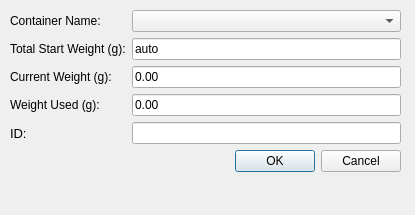
<?xml version="1.0" encoding="UTF-8"?>
<ui version="4.0">
 <class>Dialog</class>
 <widget class="QDialog" name="Dialog">
  <property name="geometry">
   <rect>
    <x>0</x>
    <y>0</y>
    <width>415</width>
    <height>215</height>
   </rect>
  </property>
  <property name="windowTitle">
   <string>Dialog</string>
  </property>
  <widget class="QWidget" name="formLayoutWidget">
   <property name="geometry">
    <rect>
     <x>10</x>
     <y>10</y>
     <width>391</width>
     <height>191</height>
    </rect>
   </property>
   <layout class="QFormLayout" name="formLayout">
    <item row="0" column="0">
     <widget class="QLabel" name="label_9">
      <property name="text">
       <string>Container Name:</string>
      </property>
     </widget>
    </item>
    <item row="0" column="1">
     <widget class="QComboBox" name="productBox"/>
    </item>
    <item row="1" column="0">
     <widget class="QLabel" name="label_3">
      <property name="text">
       <string>Total Start Weight (g):</string>
      </property>
     </widget>
    </item>
    <item row="1" column="1">
     <widget class="QLineEdit" name="lineStartWeight">
      <property name="text">
       <string>auto</string>
      </property>
     </widget>
    </item>
    <item row="2" column="0">
     <widget class="QLabel" name="label_4">
      <property name="text">
       <string>Current Weight (g):</string>
      </property>
     </widget>
    </item>
    <item row="2" column="1">
     <widget class="QLineEdit" name="lineCurrentWeight">
      <property name="text">
       <string>0.00</string>
      </property>
     </widget>
    </item>
    <item row="3" column="0">
     <widget class="QLabel" name="label_5">
      <property name="text">
       <string>Weight Used (g):</string>
      </property>
     </widget>
    </item>
    <item row="3" column="1">
     <widget class="QLineEdit" name="lineWeightUsed">
      <property name="text">
       <string>0.00</string>
      </property>
     </widget>
    </item>
    <item row="4" column="0">
     <widget class="QLabel" name="label_2">
      <property name="font">
       <font>
        <pointsize>10</pointsize>
       </font>
      </property>
      <property name="text">
       <string>ID:</string>
      </property>
     </widget>
    </item>
    <item row="4" column="1">
     <widget class="QLineEdit" name="lineID"/>
    </item>
    <item row="5" column="1">
     <widget class="QDialogButtonBox" name="buttonBox">
      <property name="standardButtons">
       <set>QDialogButtonBox::Cancel|QDialogButtonBox::Ok</set>
      </property>
     </widget>
    </item>
   </layout>
  </widget>
 </widget>
 <resources/>
 <connections/>
</ui>
